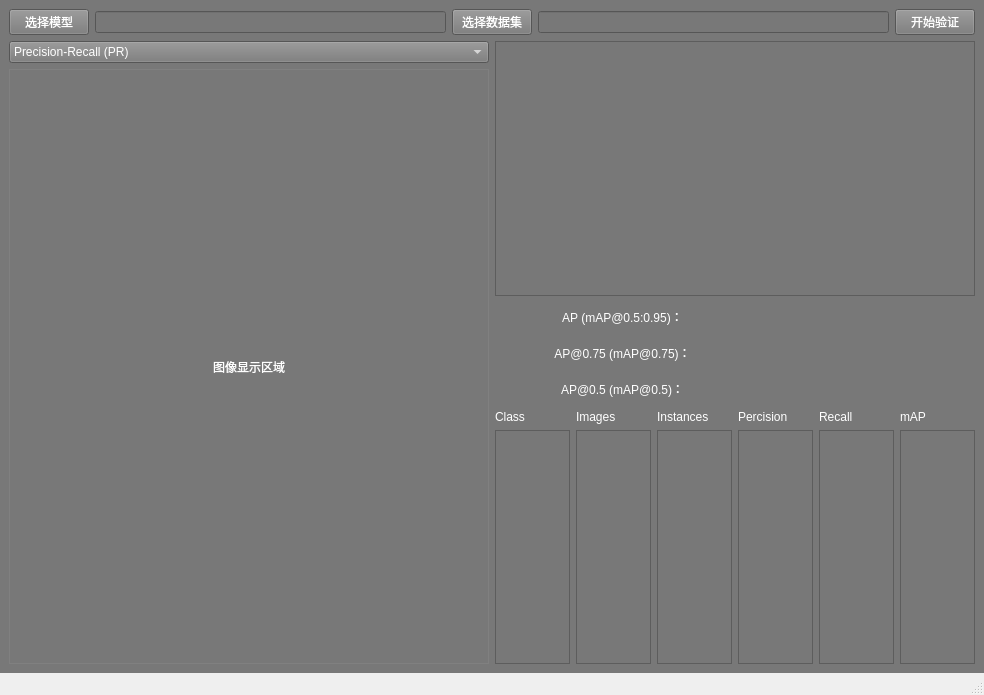
<?xml version="1.0" encoding="UTF-8"?>
<ui version="4.0">
 <class>ValidatorWindow</class>
 <widget class="QMainWindow" name="ValidatorWindow">
  <property name="geometry">
   <rect>
    <x>0</x>
    <y>0</y>
    <width>984</width>
    <height>695</height>
   </rect>
  </property>
  <property name="sizePolicy">
   <sizepolicy hsizetype="Expanding" vsizetype="Expanding">
    <horstretch>0</horstretch>
    <verstretch>0</verstretch>
   </sizepolicy>
  </property>
  <property name="windowTitle">
   <string>YOLO 验证模块</string>
  </property>
  <widget class="QWidget" name="centralwidget">
   <property name="styleSheet">
    <string notr="true">background-color: rgb(120, 120, 120); color: white;</string>
   </property>
   <layout class="QVBoxLayout" name="verticalLayout_8">
    <item>
     <layout class="QHBoxLayout" name="topBar">
      <item>
       <widget class="QPushButton" name="btnSelectModel">
        <property name="text">
         <string>选择模型</string>
        </property>
       </widget>
      </item>
      <item>
       <widget class="QLineEdit" name="lineModelPath"/>
      </item>
      <item>
       <widget class="QPushButton" name="btnSelectDataset">
        <property name="text">
         <string>选择数据集</string>
        </property>
       </widget>
      </item>
      <item>
       <widget class="QLineEdit" name="lineDatasetPath"/>
      </item>
      <item>
       <widget class="QPushButton" name="btnStartValidate">
        <property name="text">
         <string>开始验证</string>
        </property>
       </widget>
      </item>
     </layout>
    </item>
    <item>
     <layout class="QHBoxLayout" name="horizontalLayout_3" stretch="5,5">
      <item>
       <layout class="QVBoxLayout" name="leftLayout">
        <item>
         <widget class="QComboBox" name="comboCurve">
          <item>
           <property name="text">
            <string>Precision-Recall (PR)</string>
           </property>
          </item>
          <item>
           <property name="text">
            <string>Precision</string>
           </property>
          </item>
          <item>
           <property name="text">
            <string>Recall</string>
           </property>
          </item>
          <item>
           <property name="text">
            <string>F1 Score</string>
           </property>
          </item>
         </widget>
        </item>
        <item>
         <widget class="QLabel" name="labelCurve">
          <property name="sizePolicy">
           <sizepolicy hsizetype="Expanding" vsizetype="Expanding">
            <horstretch>0</horstretch>
            <verstretch>0</verstretch>
           </sizepolicy>
          </property>
          <property name="minimumSize">
           <size>
            <width>300</width>
            <height>0</height>
           </size>
          </property>
          <property name="styleSheet">
           <string notr="true">border: 1px solid gray;
background-color: rgb(120, 120, 120);</string>
          </property>
          <property name="text">
           <string>图像显示区域</string>
          </property>
          <property name="alignment">
           <set>Qt::AlignCenter</set>
          </property>
         </widget>
        </item>
       </layout>
      </item>
      <item>
       <layout class="QVBoxLayout" name="rightLayout">
        <item>
         <layout class="QVBoxLayout" name="mainRight">
          <item>
           <widget class="QTextBrowser" name="textResult"/>
          </item>
          <item>
           <layout class="QVBoxLayout" name="verticalLayout_7">
            <item>
             <layout class="QHBoxLayout" name="horizontalLayout_5" stretch="1,5,1,5,1">
              <item>
               <spacer name="horizontalSpacer">
                <property name="orientation">
                 <enum>Qt::Horizontal</enum>
                </property>
                <property name="sizeHint" stdset="0">
                 <size>
                  <width>40</width>
                  <height>20</height>
                 </size>
                </property>
               </spacer>
              </item>
              <item>
               <widget class="QLabel" name="label_6">
                <property name="text">
                 <string>AP (mAP@0.5:0.95)：</string>
                </property>
                <property name="alignment">
                 <set>Qt::AlignCenter</set>
                </property>
               </widget>
              </item>
              <item>
               <spacer name="horizontalSpacer_2">
                <property name="orientation">
                 <enum>Qt::Horizontal</enum>
                </property>
                <property name="sizeHint" stdset="0">
                 <size>
                  <width>40</width>
                  <height>20</height>
                 </size>
                </property>
               </spacer>
              </item>
              <item>
               <widget class="QLabel" name="mAP95">
                <property name="minimumSize">
                 <size>
                  <width>0</width>
                  <height>30</height>
                 </size>
                </property>
                <property name="text">
                 <string/>
                </property>
               </widget>
              </item>
              <item>
               <spacer name="horizontalSpacer_3">
                <property name="orientation">
                 <enum>Qt::Horizontal</enum>
                </property>
                <property name="sizeHint" stdset="0">
                 <size>
                  <width>40</width>
                  <height>20</height>
                 </size>
                </property>
               </spacer>
              </item>
             </layout>
            </item>
            <item>
             <layout class="QHBoxLayout" name="horizontalLayout_2" stretch="1,5,1,5,1">
              <item>
               <spacer name="horizontalSpacer_5">
                <property name="orientation">
                 <enum>Qt::Horizontal</enum>
                </property>
                <property name="sizeHint" stdset="0">
                 <size>
                  <width>40</width>
                  <height>20</height>
                 </size>
                </property>
               </spacer>
              </item>
              <item>
               <widget class="QLabel" name="label_9">
                <property name="text">
                 <string>AP@0.75 (mAP@0.75)：</string>
                </property>
                <property name="alignment">
                 <set>Qt::AlignCenter</set>
                </property>
               </widget>
              </item>
              <item>
               <spacer name="horizontalSpacer_8">
                <property name="orientation">
                 <enum>Qt::Horizontal</enum>
                </property>
                <property name="sizeHint" stdset="0">
                 <size>
                  <width>40</width>
                  <height>20</height>
                 </size>
                </property>
               </spacer>
              </item>
              <item>
               <widget class="QLabel" name="mAP75">
                <property name="minimumSize">
                 <size>
                  <width>0</width>
                  <height>30</height>
                 </size>
                </property>
                <property name="text">
                 <string/>
                </property>
               </widget>
              </item>
              <item>
               <spacer name="horizontalSpacer_11">
                <property name="orientation">
                 <enum>Qt::Horizontal</enum>
                </property>
                <property name="sizeHint" stdset="0">
                 <size>
                  <width>40</width>
                  <height>20</height>
                 </size>
                </property>
               </spacer>
              </item>
             </layout>
            </item>
            <item>
             <layout class="QHBoxLayout" name="horizontalLayout_4" stretch="1,5,1,5,1">
              <item>
               <spacer name="horizontalSpacer_4">
                <property name="orientation">
                 <enum>Qt::Horizontal</enum>
                </property>
                <property name="sizeHint" stdset="0">
                 <size>
                  <width>40</width>
                  <height>20</height>
                 </size>
                </property>
               </spacer>
              </item>
              <item>
               <widget class="QLabel" name="label_7">
                <property name="text">
                 <string>AP@0.5 (mAP@0.5)：</string>
                </property>
                <property name="alignment">
                 <set>Qt::AlignCenter</set>
                </property>
               </widget>
              </item>
              <item>
               <spacer name="horizontalSpacer_7">
                <property name="orientation">
                 <enum>Qt::Horizontal</enum>
                </property>
                <property name="sizeHint" stdset="0">
                 <size>
                  <width>40</width>
                  <height>20</height>
                 </size>
                </property>
               </spacer>
              </item>
              <item>
               <widget class="QLabel" name="mAP50">
                <property name="minimumSize">
                 <size>
                  <width>0</width>
                  <height>30</height>
                 </size>
                </property>
                <property name="text">
                 <string/>
                </property>
               </widget>
              </item>
              <item>
               <spacer name="horizontalSpacer_10">
                <property name="orientation">
                 <enum>Qt::Horizontal</enum>
                </property>
                <property name="sizeHint" stdset="0">
                 <size>
                  <width>40</width>
                  <height>20</height>
                 </size>
                </property>
               </spacer>
              </item>
             </layout>
            </item>
           </layout>
          </item>
          <item>
           <layout class="QHBoxLayout" name="horizontalLayout">
            <item>
             <layout class="QVBoxLayout" name="verticalLayout_6">
              <item>
               <widget class="QLabel" name="label_3">
                <property name="text">
                 <string>Class</string>
                </property>
               </widget>
              </item>
              <item>
               <widget class="QListWidget" name="classWidget"/>
              </item>
             </layout>
            </item>
            <item>
             <layout class="QVBoxLayout" name="verticalLayout_5">
              <item>
               <widget class="QLabel" name="label">
                <property name="text">
                 <string>Images</string>
                </property>
               </widget>
              </item>
              <item>
               <widget class="QListWidget" name="imagesWidget"/>
              </item>
             </layout>
            </item>
            <item>
             <layout class="QVBoxLayout" name="verticalLayout_4">
              <item>
               <widget class="QLabel" name="label_2">
                <property name="text">
                 <string>Instances</string>
                </property>
               </widget>
              </item>
              <item>
               <widget class="QListWidget" name="instancesWidget"/>
              </item>
             </layout>
            </item>
            <item>
             <layout class="QVBoxLayout" name="verticalLayout_3">
              <item>
               <widget class="QLabel" name="label_4">
                <property name="text">
                 <string>Percision</string>
                </property>
               </widget>
              </item>
              <item>
               <widget class="QListWidget" name="percisionWidget"/>
              </item>
             </layout>
            </item>
            <item>
             <layout class="QVBoxLayout" name="verticalLayout_2">
              <item>
               <widget class="QLabel" name="label_5">
                <property name="text">
                 <string>Recall</string>
                </property>
               </widget>
              </item>
              <item>
               <widget class="QListWidget" name="recallWidget"/>
              </item>
             </layout>
            </item>
            <item>
             <layout class="QVBoxLayout" name="verticalLayout">
              <item>
               <widget class="QLabel" name="label_8">
                <property name="text">
                 <string>mAP</string>
                </property>
               </widget>
              </item>
              <item>
               <widget class="QListWidget" name="mAPWidget"/>
              </item>
             </layout>
            </item>
           </layout>
          </item>
         </layout>
        </item>
       </layout>
      </item>
     </layout>
    </item>
   </layout>
  </widget>
  <widget class="QStatusBar" name="statusBar"/>
 </widget>
 <resources/>
 <connections/>
</ui>
